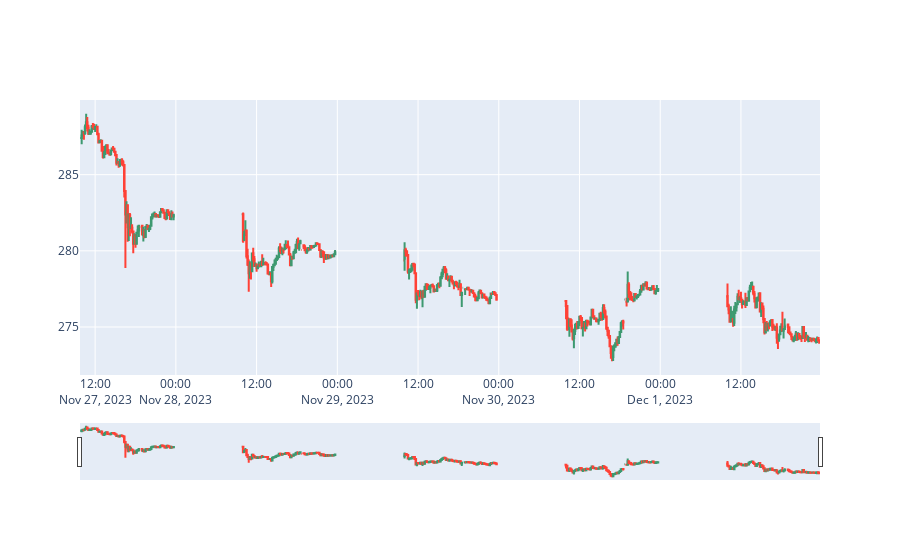

Notebook cell for this chart:
### Code cell
fig = go.Figure(data=[go.Candlestick(
    x=sber_cndl_df['begin'],
    open=sber_cndl_df['open'],
    high=sber_cndl_df['high'],
    low=sber_cndl_df['low'],
    close=sber_cndl_df['close']
)])
fig.show()

### Figure 1 — Plotly figure (JSON) as saved in the notebook; plotly's stock layout.template omitted (floating-point values rounded to 4 significant figures; data arrays with more than 128 entries replaced by an {"elided": "..."} marker saying what was removed)
{"data": [{"close": {"elided": "415 float values"}, "high": {"elided": "415 float values"}, "low": {"elided": "415 float values"}, "open": {"elided": "415 float values"}, "type": "candlestick", "x": {"elided": "415 str values"}}], "layout": {}}
